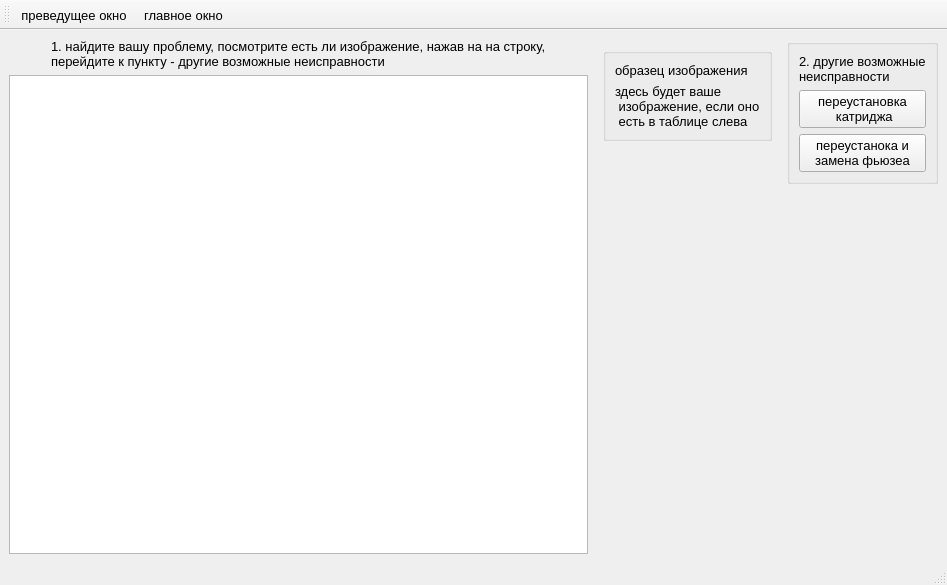
<?xml version="1.0" encoding="UTF-8"?>
<ui version="4.0">
 <class>edgeimage</class>
 <widget class="QMainWindow" name="edgeimage">
  <property name="geometry">
   <rect>
    <x>0</x>
    <y>0</y>
    <width>947</width>
    <height>585</height>
   </rect>
  </property>
  <property name="font">
   <font>
    <pointsize>10</pointsize>
   </font>
  </property>
  <property name="windowTitle">
   <string>остаточное изображение</string>
  </property>
  <widget class="QWidget" name="centralwidget">
   <layout class="QGridLayout" name="gridLayout_2">
    <item row="0" column="0">
     <layout class="QGridLayout" name="gridLayout">
      <item row="0" column="2" alignment="Qt::AlignRight|Qt::AlignTop">
       <widget class="QGroupBox" name="groupBox">
        <layout class="QVBoxLayout" name="verticalLayout_2">
         <item>
          <widget class="QLabel" name="label_5">
           <property name="text">
            <string>2. другие возможные 
неисправности</string>
           </property>
          </widget>
         </item>
         <item>
          <widget class="QPushButton" name="katrig">
           <property name="text">
            <string>переустановка
 катриджа</string>
           </property>
          </widget>
         </item>
         <item>
          <widget class="QPushButton" name="pushButton">
           <property name="text">
            <string>переустанока и
замена фьюзеа</string>
           </property>
          </widget>
         </item>
        </layout>
       </widget>
      </item>
      <item row="0" column="0">
       <layout class="QVBoxLayout" name="verticalLayout">
        <item alignment="Qt::AlignHCenter">
         <widget class="QLabel" name="label_2">
          <property name="text">
           <string>1. найдите вашу проблему, посмотрите есть ли изображение, нажав на на строку, 
перейдите к пункту - другие возможные неисправности</string>
          </property>
         </widget>
        </item>
        <item>
         <widget class="QTableView" name="edge">
          <property name="font">
           <font>
            <pointsize>10</pointsize>
           </font>
          </property>
         </widget>
        </item>
       </layout>
      </item>
      <item row="0" column="1">
       <widget class="QWidget" name="widget_2" native="true">
        <layout class="QVBoxLayout" name="verticalLayout_3">
         <item alignment="Qt::AlignTop">
          <widget class="QGroupBox" name="verticalGroupBox">
           <layout class="QVBoxLayout" name="verticalLayout_4">
            <item>
             <widget class="QLabel" name="label_3">
              <property name="text">
               <string>образец изображения</string>
              </property>
             </widget>
            </item>
            <item>
             <widget class="QLabel" name="lpic_2">
              <property name="text">
               <string>здесь будет ваше
 изображение, если оно
 есть в таблице слева</string>
              </property>
             </widget>
            </item>
           </layout>
          </widget>
         </item>
        </layout>
       </widget>
      </item>
     </layout>
    </item>
   </layout>
  </widget>
  <widget class="QMenuBar" name="menubar">
   <property name="geometry">
    <rect>
     <x>0</x>
     <y>0</y>
     <width>947</width>
     <height>21</height>
    </rect>
   </property>
  </widget>
  <widget class="QStatusBar" name="statusbar"/>
  <widget class="QToolBar" name="toolBar">
   <property name="windowTitle">
    <string>toolBar</string>
   </property>
   <attribute name="toolBarArea">
    <enum>TopToolBarArea</enum>
   </attribute>
   <attribute name="toolBarBreak">
    <bool>false</bool>
   </attribute>
   <addaction name="nazad"/>
   <addaction name="main"/>
  </widget>
  <action name="main">
   <property name="icon">
    <iconset>
     <normaloff>icon/menu.png</normaloff>icon/menu.png</iconset>
   </property>
   <property name="text">
    <string>главное окно</string>
   </property>
   <property name="toolTip">
    <string>главное меню</string>
   </property>
  </action>
  <action name="nazad">
   <property name="icon">
    <iconset>
     <normaloff>icon/28.png</normaloff>icon/28.png</iconset>
   </property>
   <property name="text">
    <string>преведущее окно</string>
   </property>
  </action>
 </widget>
 <resources/>
 <connections/>
</ui>
